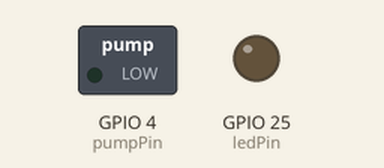
Recording of a program running on a simulated ESP32. Shown: switched loads named in the program (green lamp = pin HIGH), output pins drawn as LEDs (lit = HIGH). WiFi joins after 1.5 s; servers stay silent unless stated; uploads are accepted with an empty reply; not simulated (calls return 0 or success): secrets.h; what the program prints to the serial monitor is not drawn.

Above: at 0.1 s.
At 6.6 s:
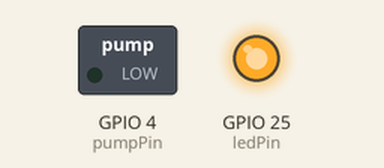
Timing chart, 0 to 8.1 s (numbered marks = the images above):
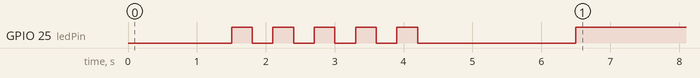

The program:

main.cpp
```cpp
#include <Arduino.h>
#include <HTTPClient.h>
#include <WiFi.h>

#include <secrets.h>

const int ledPin = 25;            // Digital output pin that the LED is attached to
const int pumpPin = 4;            // Digital output pin that the water pump is attached to
const int waterLevelPin = 35;     // Analoge pin water level sensor is connected to
const int moistureSensorPin = 34; // Digital input pin used to check the moisture level of the soil

double checkInterval = 3600000; // time to wait before checking the soil moisture level - default it to an hour
int waterLevelThreshold = 380;  // threshold at which we flash the LED to warn you of a low water level in the pump tank
int moistureThreshold = 2000;   // threshold at which to water the plant - larger numbers means more dry soil
int emptyReservoirBlinks = 900; // how mant times the LED will flash to tell us the water tank needs topping up - default it to an hour (900 times * 2 seconds)
int amountToPump = 2000;        // how long the pump should pump water for when the plant needs it

int waterLevelValue = 0; // somewhere to store the value read from the waterlevel sensor
int moistureValue = 0;   // somewhere to store the value read from the soil moisture sensor

String ssid = WIFI_SSID;
String password = WIFI_PASSWORD;

String apiUrl = API_URL;
String apiKey = API_KEY;
String metricsTable = "metrics";

int deviceId = 1;

int waterLevelMetricType = 1;
int moistureMetricType = 2;

void send_metric(int metricType, int metricValue)
{
  HTTPClient https;
  WiFiClientSecure client;

  client.setInsecure();

  https.begin(client, apiUrl + "/rest/v1/" + metricsTable);

  https.addHeader("apikey", apiKey);
  https.addHeader("Authorization", "Bearer " + apiKey);
  https.addHeader("Content-Type", "application/json");
  https.addHeader("Prefer", "return=representation");

  int httpCode = https.POST("{\"device_id\":" + String(deviceId) + ",\"type\":" + String(metricType) + ",\"value\":" + String(metricValue) + "}");
  String payload = https.getString();

  Serial.println("Response code: " + String(httpCode));
  Serial.println("Response: " + payload);

  https.end();
}

void setup()
{
  Serial.begin(115200);

  pinMode(ledPin, OUTPUT);
  pinMode(pumpPin, OUTPUT);
  pinMode(moistureSensorPin, INPUT);

  WiFi.begin(ssid, password);
  Serial.println("Attempting to connect to wifi");
  while (WiFi.status() != WL_CONNECTED)
  {
    delay(500);
    Serial.print(".");
  }
  Serial.println("Connected");

  // flash the LED five times to confirm power on and operation of code:
  for (int i = 0; i <= 4; i++)
  {
    digitalWrite(ledPin, HIGH);
    delay(300);
    digitalWrite(ledPin, LOW);
    delay(300);
  }

  delay(2000);

  digitalWrite(ledPin, HIGH);
}

void loop()
{
  waterLevelValue = analogRead(waterLevelPin);
  Serial.print("Water level sensor value: ");
  Serial.println(waterLevelValue);
  send_metric(waterLevelMetricType, waterLevelValue);

  if (waterLevelValue < waterLevelThreshold)
  {
    Serial.println("Notifying low water level");
    for (int i = 0; i <= emptyReservoirBlinks; i++)
    {
      digitalWrite(ledPin, LOW);
      delay(1000);
      digitalWrite(ledPin, HIGH);
      delay(1000);
    }
  }
  else
  {
    digitalWrite(ledPin, HIGH);
    delay(checkInterval); // wait before checking the soil moisture level
  }

  moistureValue = analogRead(moistureSensorPin);
  Serial.print("(Analog) Soil moisture sensor is currently: ");
  Serial.println(moistureValue);
  send_metric(moistureMetricType, moistureValue);

  if (moistureValue > moistureThreshold)
  {
    digitalWrite(pumpPin, HIGH);
    Serial.println("Pump on");
    delay(amountToPump); // keep pumping water
    digitalWrite(pumpPin, LOW);
    Serial.println("Pump off");
    delay(800); // delay to allow the moisture in the soil to spread through to the sensor
  }
}
```
